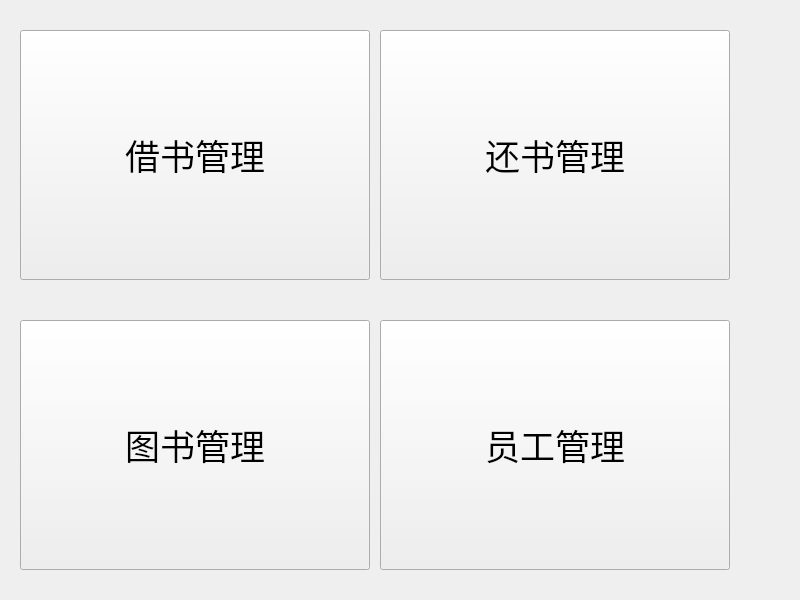
<?xml version="1.0" encoding="UTF-8"?>
<ui version="4.0">
 <class>MainWindow</class>
 <widget class="QMainWindow" name="MainWindow">
  <property name="geometry">
   <rect>
    <x>0</x>
    <y>0</y>
    <width>800</width>
    <height>600</height>
   </rect>
  </property>
  <property name="sizePolicy">
   <sizepolicy hsizetype="Maximum" vsizetype="Maximum">
    <horstretch>0</horstretch>
    <verstretch>0</verstretch>
   </sizepolicy>
  </property>
  <property name="minimumSize">
   <size>
    <width>800</width>
    <height>600</height>
   </size>
  </property>
  <property name="maximumSize">
   <size>
    <width>800</width>
    <height>600</height>
   </size>
  </property>
  <property name="windowTitle">
   <string>XXXX图书馆管理系统</string>
  </property>
  <widget class="QWidget" name="centralwidget">
   <widget class="QPushButton" name="borrow">
    <property name="geometry">
     <rect>
      <x>20</x>
      <y>30</y>
      <width>350</width>
      <height>250</height>
     </rect>
    </property>
    <property name="font">
     <font>
      <family>微软雅黑</family>
      <pointsize>26</pointsize>
     </font>
    </property>
    <property name="text">
     <string>借书管理</string>
    </property>
   </widget>
   <widget class="QPushButton" name="staffManage">
    <property name="geometry">
     <rect>
      <x>380</x>
      <y>320</y>
      <width>350</width>
      <height>250</height>
     </rect>
    </property>
    <property name="font">
     <font>
      <family>微软雅黑</family>
      <pointsize>26</pointsize>
     </font>
    </property>
    <property name="text">
     <string>员工管理</string>
    </property>
   </widget>
   <widget class="QPushButton" name="return_2">
    <property name="geometry">
     <rect>
      <x>380</x>
      <y>30</y>
      <width>350</width>
      <height>250</height>
     </rect>
    </property>
    <property name="font">
     <font>
      <family>微软雅黑</family>
      <pointsize>26</pointsize>
     </font>
    </property>
    <property name="text">
     <string>还书管理</string>
    </property>
   </widget>
   <widget class="QPushButton" name="bookManage">
    <property name="geometry">
     <rect>
      <x>20</x>
      <y>320</y>
      <width>350</width>
      <height>250</height>
     </rect>
    </property>
    <property name="font">
     <font>
      <family>微软雅黑</family>
      <pointsize>26</pointsize>
     </font>
    </property>
    <property name="text">
     <string>图书管理</string>
    </property>
   </widget>
  </widget>
 </widget>
 <resources/>
 <connections>
  <connection>
   <sender>borrow</sender>
   <signal>clicked()</signal>
   <receiver>MainWindow</receiver>
   <slot>showBorrowWindow()</slot>
   <hints>
    <hint type="sourcelabel">
     <x>297</x>
     <y>187</y>
    </hint>
    <hint type="destinationlabel">
     <x>340</x>
     <y>294</y>
    </hint>
   </hints>
  </connection>
  <connection>
   <sender>return_2</sender>
   <signal>clicked()</signal>
   <receiver>MainWindow</receiver>
   <slot>showReturnWindow()</slot>
   <hints>
    <hint type="sourcelabel">
     <x>555</x>
     <y>204</y>
    </hint>
    <hint type="destinationlabel">
     <x>545</x>
     <y>299</y>
    </hint>
   </hints>
  </connection>
  <connection>
   <sender>bookManage</sender>
   <signal>clicked()</signal>
   <receiver>MainWindow</receiver>
   <slot>showBooksManage()</slot>
   <hints>
    <hint type="sourcelabel">
     <x>184</x>
     <y>330</y>
    </hint>
    <hint type="destinationlabel">
     <x>197</x>
     <y>303</y>
    </hint>
   </hints>
  </connection>
  <connection>
   <sender>staffManage</sender>
   <signal>clicked()</signal>
   <receiver>MainWindow</receiver>
   <slot>showStaffManage()</slot>
   <hints>
    <hint type="sourcelabel">
     <x>609</x>
     <y>328</y>
    </hint>
    <hint type="destinationlabel">
     <x>634</x>
     <y>300</y>
    </hint>
   </hints>
  </connection>
 </connections>
 <slots>
  <slot>showBorrowWindow()</slot>
  <slot>showReturnWindow()</slot>
  <slot>showBooksManage()</slot>
  <slot>showStaffManage()</slot>
 </slots>
</ui>
